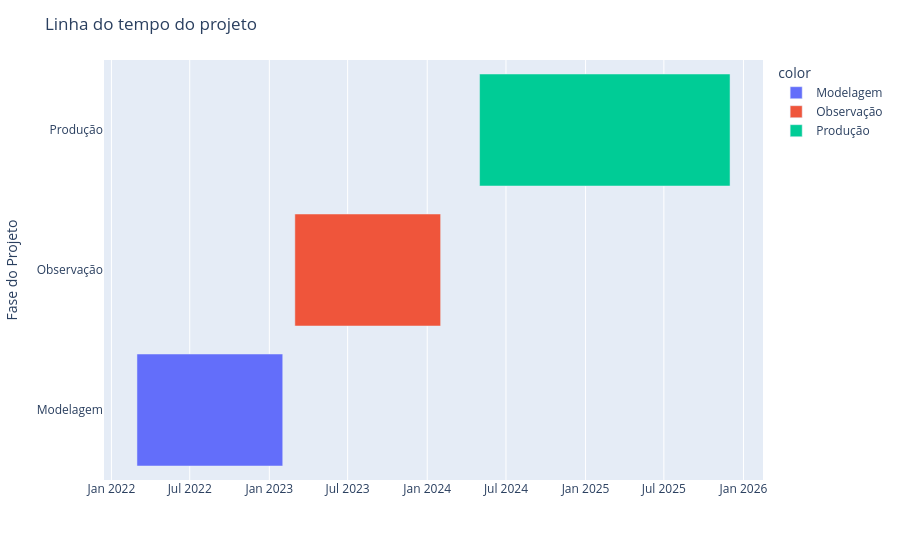

This figure's notebook cell:
### Markdown cell above
| variável      | tipo       | descrição                                                                                                             |
| ------------- | ---------- | --------------------------------------------------------------------------------------------------------------------- |
| id            | chave      | numero de identificação da proposta de crédito                                                                        |
| ano_mes       | data       | data da proposta do crédito                                                                                           |
| idade_veiculo | categórica | idade do veículo a ser financiado                                                                                     |
| marca         | categórica | marca do veículo a ser financiado                                                                                     |
| vl_bem        | categórica | valor do veículo a ser financiado                                                                                     |
| idade         | contínua   | idade do proponente                                                                                                   |
| estado_civil  | categórica | estado civil do proponente                                                                                            |
| qt_restr      | categórica | quantidade de restritivos em aberto no mercado em nome do proponente                                                  |
| renda         | contínua   | renda do proponente                                                                                                   |
| Regiao        | categórica | região de residencia do proponente                                                                                    |
| Profissao     | categórica | profissão do proponente                                                                                               |
| entrada       | contínua   | % proposto pelo proponente a dar de entrada na aquisição do veículo                                                   |
| prazo         | contínua   | quantidade de parcelas que o proponente pretende pagar                                                                |
| pmt           | contínua   | valor da prestação                                                                                                    |
| target        | dicotômica | se o contrato foi inadimplente (1) ou não (0). Se estiver vazio é porque o contrato não foi efetivado                 |
| FPD           | dicotômica | se o contrato teve inadimplencia na 1a parcela (1) ou não (0). Se estiver vazio é porque o contrato não foi efetivado |
| score         | categórica | qualidade de crédito baseado no modelo estatístico desenvolvido pelo banco (usando o período de 2017)                 |
| contratado    | dicotômica | se a proposta foi efetivada (virou contrato) ou não                                                                   |

### Code cell
fig = px.timeline(
    x_start=["2022-03", "2023-03", "2024-05"],
    x_end=["2023-02", "2024-02", "2025-12"],
    y=["Modelagem", "Observação", "Produção"],
    color=["Modelagem", "Observação", "Produção"],
    labels={"y": "Fase do Projeto"}
)
fig.update_layout(title="Linha do tempo do projeto")
fig.show()

### Figure 1 — Plotly figure (JSON) as saved in the notebook; plotly's stock layout.template omitted (floating-point values rounded to 4 significant figures)
{"data": [{"base": ["2022-03-01T00:00:00.000000000"], "hovertemplate": "color=Modelagem<br>x_start=%{base}<br>x_end=%{x}<br>Fase do Projeto=%{y}<extra></extra>", "legendgroup": "Modelagem", "marker": {"color": "#636efa", "pattern": {"shape": ""}}, "name": "Modelagem", "orientation": "h", "showlegend": true, "textposition": "auto", "type": "bar", "x": [29116800000], "xaxis": "x", "y": ["Modelagem"], "yaxis": "y"}, {"base": ["2023-03-01T00:00:00.000000000"], "hovertemplate": "color=Observação<br>x_start=%{base}<br>x_end=%{x}<br>Fase do Projeto=%{y}<extra></extra>", "legendgroup": "Observação", "marker": {"color": "#EF553B", "pattern": {"shape": ""}}, "name": "Observação", "orientation": "h", "showlegend": true, "textposition": "auto", "type": "bar", "x": [29116800000], "xaxis": "x", "y": ["Observação"], "yaxis": "y"}, {"base": ["2024-05-01T00:00:00.000000000"], "hovertemplate": "color=Produção<br>x_start=%{base}<br>x_end=%{x}<br>Fase do Projeto=%{y}<extra></extra>", "legendgroup": "Produção", "marker": {"color": "#00cc96", "pattern": {"shape": ""}}, "name": "Produção", "orientation": "h", "showlegend": true, "textposition": "auto", "type": "bar", "x": [50025600000], "xaxis": "x", "y": ["Produção"], "yaxis": "y"}], "layout": {"barmode": "overlay", "legend": {"title": {"text": "color"}, "tracegroupgap": 0}, "margin": {"t": 60}, "title": {"text": "Linha do tempo do projeto"}, "xaxis": {"anchor": "y", "domain": [0, 1], "type": "date"}, "yaxis": {"anchor": "x", "domain": [0, 1], "title": {"text": "Fase do Projeto"}}}}
